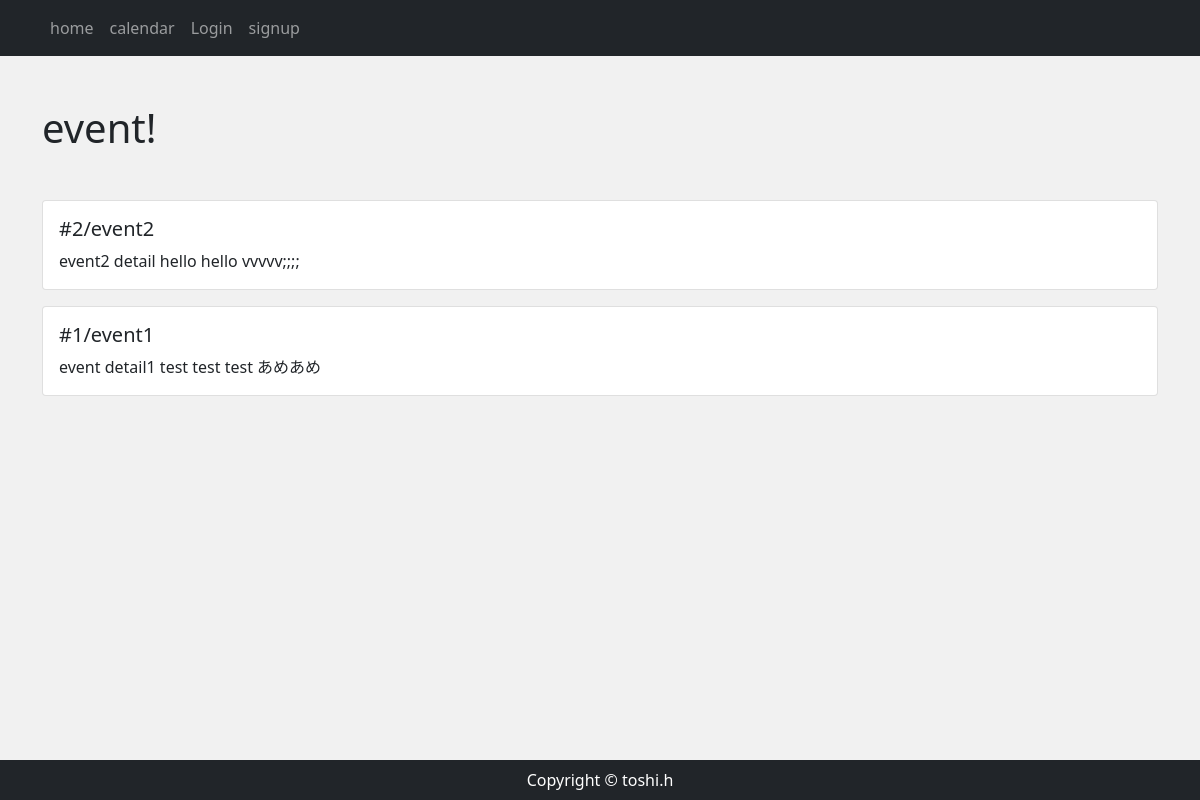
Screenshot of /event/ with the database file from the repository.
### reservation/models.py (models this page shows, shortened)
class Event(models.Model):
    event_title = models.CharField(max_length=150)
    event_detail = models.TextField()

### reservation/views.py (the view)
# urls.py: path('event/',views.EventView.as_view(), name="event"),
class EventView(View):
    def get(self, request, *args, **kwargs):
        event_data = Event.objects.order_by('-id') #新しいものから順番に並べる
        return render(request, 'reservation/event_index.html',{
            'event_data': event_data
        })

### reservation/templates/reservation/event_index.html (shortened to what this page needs)
{% extends 'reservation/base.html' %}
{% block content %}
    <div class="my-5">
        <h1>event!</h1>
    </div>
    {% for event in event_data %}
    <div class="card mb-3 col-lg-auto" style="">
        <div class="row no-gutters">
            <div class="col-md-8">
                <div class="card-body">
                    <h5 class="card-title">#{{ event.id }}/{{ event.event_title }}</h5>
                    <p class="card-text">{{ event.event_detail|truncatechars:100 }}</p>
                </div>
            </div>
        </div>
    </div>
    {% endfor %}
{% endblock %}

### reservation/static/css/style.css (style rules this page uses)
* { margin: 0; padding: 0; box-sizing: border-box; }
body { background: #f1f1f1; display: flex; flex-flow: column; min-height: 100vh; }

### rows the page displays
Event: id "2", event_title "event2", event_detail "event2 detail hello hello vvvvv;;;;"
Event: id "1", event_title "event1", event_detail "event detail1 test test test あめあめ"
